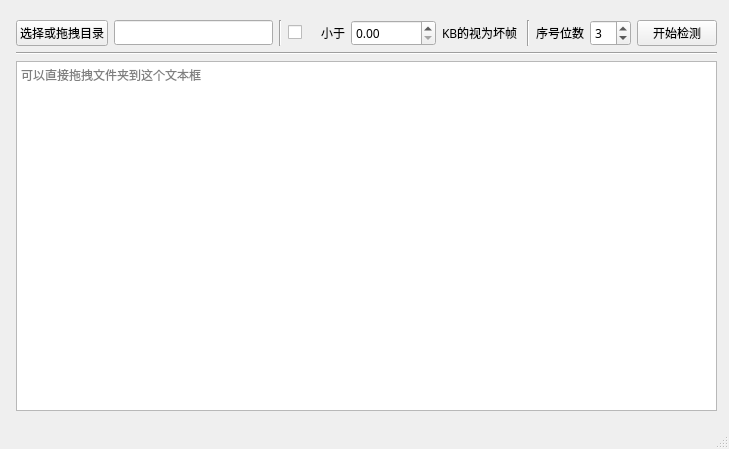
<?xml version="1.0" encoding="UTF-8"?>
<ui version="4.0">
 <class>MainWindow</class>
 <widget class="QMainWindow" name="MainWindow">
  <property name="geometry">
   <rect>
    <x>0</x>
    <y>0</y>
    <width>729</width>
    <height>449</height>
   </rect>
  </property>
  <property name="font">
   <font>
    <family>Microsoft YaHei</family>
   </font>
  </property>
  <property name="windowTitle">
   <string>图片序列帧检查助手</string>
  </property>
  <widget class="QWidget" name="centralwidget">
   <property name="acceptDrops">
    <bool>true</bool>
   </property>
   <widget class="QWidget" name="verticalLayoutWidget">
    <property name="geometry">
     <rect>
      <x>16</x>
      <y>20</y>
      <width>701</width>
      <height>391</height>
     </rect>
    </property>
    <layout class="QVBoxLayout" name="verticalLayout">
     <item>
      <layout class="QHBoxLayout" name="horizontalLayout">
       <item>
        <widget class="QPushButton" name="pushButtonDir">
         <property name="text">
          <string>选择或拖拽目录</string>
         </property>
        </widget>
       </item>
       <item>
        <widget class="QLineEdit" name="lineEditDir"/>
       </item>
       <item>
        <widget class="Line" name="line">
         <property name="orientation">
          <enum>Qt::Vertical</enum>
         </property>
        </widget>
       </item>
       <item>
        <widget class="QCheckBox" name="checkBox">
         <property name="layoutDirection">
          <enum>Qt::LeftToRight</enum>
         </property>
         <property name="text">
          <string/>
         </property>
        </widget>
       </item>
       <item>
        <widget class="QLabel" name="label">
         <property name="text">
          <string/>
         </property>
        </widget>
       </item>
       <item>
        <widget class="QLabel" name="label_3">
         <property name="text">
          <string>小于</string>
         </property>
        </widget>
       </item>
       <item>
        <widget class="QDoubleSpinBox" name="doubleSpinBoxThreshold">
         <property name="maximum">
          <double>99999999.000000000000000</double>
         </property>
        </widget>
       </item>
       <item>
        <widget class="QLabel" name="label_2">
         <property name="text">
          <string>KB的视为坏帧 </string>
         </property>
        </widget>
       </item>
       <item>
        <widget class="Line" name="line_2">
         <property name="orientation">
          <enum>Qt::Vertical</enum>
         </property>
        </widget>
       </item>
       <item>
        <widget class="QLabel" name="label_4">
         <property name="text">
          <string>序号位数</string>
         </property>
        </widget>
       </item>
       <item>
        <widget class="QSpinBox" name="spinBox">
         <property name="value">
          <number>3</number>
         </property>
        </widget>
       </item>
       <item>
        <widget class="QPushButton" name="pushButtonStart">
         <property name="text">
          <string>开始检测</string>
         </property>
        </widget>
       </item>
      </layout>
     </item>
     <item>
      <widget class="Line" name="line_3">
       <property name="orientation">
        <enum>Qt::Horizontal</enum>
       </property>
      </widget>
     </item>
     <item>
      <widget class="QTextBrowser" name="textBrowser">
       <property name="placeholderText">
        <string>可以直接拖拽文件夹到这个文本框</string>
       </property>
      </widget>
     </item>
    </layout>
   </widget>
  </widget>
  <widget class="QStatusBar" name="statusbar"/>
 </widget>
 <resources/>
 <connections/>
</ui>
